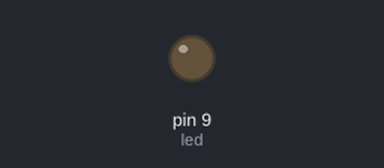
This sketch was run on a simulated Arduino Uno, built with avr-gcc and run on an emulated ATmega328P. Shown: output pins drawn as LEDs (lit = HIGH).

Above: at 0.05 s.
At 0.6 s:
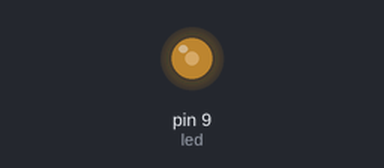
At 1.2 s:
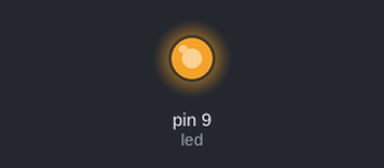
At 2.35 s:
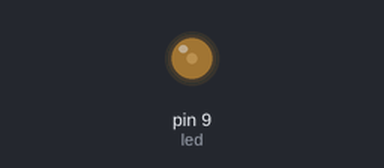
Timing chart, 0 to 6.0 s (numbered marks = the images above):
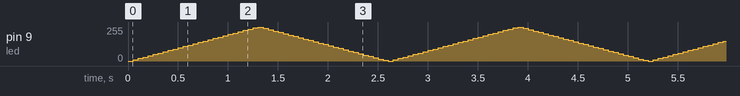

The sketch:

fading_ino.ino
```cpp
int led = 9;
void setup()
{
	pinMode(led,OUTPUT);

}
void loop()
{
	int i;
	for(i=0;i<255;i+=10)
	{
		analogWrite(led,i);
		delay(50);
	}
	for(i=255;i>0;i-=10)
	{
		analogWrite(led,i);
		delay(50);
	}
}
```
